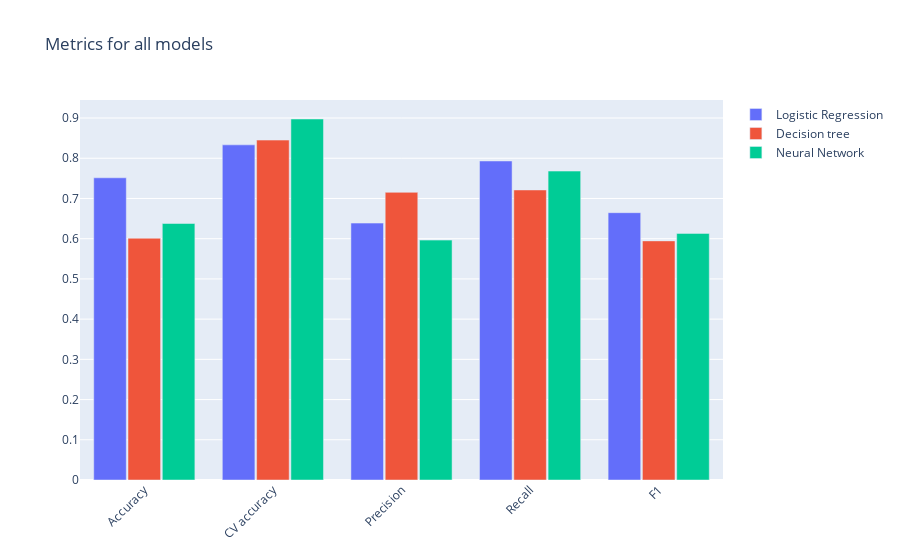

The code cell stored with this chart in its notebook:
### Markdown cell above
## Results

### Code cell
metrics = ['Accuracy', 'CV accuracy', 'Precision', 'Recall', 'F1', 'AUC']

# Plot metrics.
fig = go.Figure(data=[
    go.Bar(name='Logistic Regression', x=metrics,
           y=[logreg.score(X_test, y_test), logreg_cv.mean(), precision_score(y_test, log_pred, average='macro'), recall_score(y_test, log_pred, average='macro'), f1_score(y_test, log_pred, average='macro')]),
    go.Bar(name='Decision tree', x=metrics,
           y=[tr.score(X_test, y_test), tr_cv.mean(), precision_score(y_test, tr_pred, average='macro'), recall_score(y_test, tr_pred, average='macro'), f1_score(y_test, tr_pred, average='macro')]),
    go.Bar(name='Neural Network', x=metrics,
           y=[mlp.score(X_test, y_test), mlp_cv.mean(), precision_score(y_test, mlp_pred, average='macro'), recall_score(y_test, mlp_pred, average='macro'), f1_score(y_test, mlp_pred, average='macro')]),
])

fig.update_layout(title_text='Metrics for all models',
                  barmode='group', xaxis_tickangle=-45, bargroupgap=0.05)
fig.show()

### Figure 1 — Plotly figure (JSON) as saved in the notebook; plotly's stock layout.template omitted (floating-point values rounded to 4 significant figures)
{"data": [{"name": "Logistic Regression", "type": "bar", "x": ["Accuracy", "CV accuracy", "Precision", "Recall", "F1", "AUC"], "y": [0.7514, 0.8333, 0.6388, 0.7932, 0.6647]}, {"name": "Decision tree", "type": "bar", "x": ["Accuracy", "CV accuracy", "Precision", "Recall", "F1", "AUC"], "y": [0.6012, 0.8452, 0.7153, 0.7212, 0.5945]}, {"name": "Neural Network", "type": "bar", "x": ["Accuracy", "CV accuracy", "Precision", "Recall", "F1", "AUC"], "y": [0.6378, 0.8976, 0.5965, 0.7681, 0.6132]}], "layout": {"bargroupgap": 0.05, "barmode": "group", "title": {"text": "Metrics for all models"}, "xaxis": {"tickangle": -45}}}
